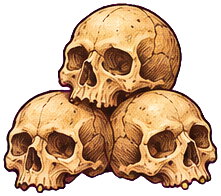
#> input picture godot/assets/awards/three_skulls.png, 221 x 196 px
$ python cut_parts.py ../../../godot/assets/awards/three_skulls.png ../../../godot/assets/awards/halves.png ../../../godot/assets/awards/flower_drop.png
#> lines starting #> are read from the running program, lines starting #| are printed output that depends on the picture
# Cuts the achievements screen sheets (gen_parts.sh, GPT on flat magenta) into pieces for the game.
#   python cut_parts.py <sheet.png> icons1|icons2|parts <out_dir>
# Every sheet is an even grid; each cell is trimmed to its picture (bits smaller than 0.4% of the cell are dropped).
import sys, os
import numpy as np
from PIL import Image

NAMES = {
    "icons1": ["three_skulls", "fire_maiden", "egg_needle", "pyrite", "casket", "nested",
               "halves", "oyster_moon", "butterfly", "mushrooms", "moss_stone", "star_crystal",
               "trilobite", "amber_fly", "obsidian", "flame", "flower_drop", "fern",
               "crowned_skull", "pearls", "fluorite", "adit", "serpent", "glow_stone"],
    "icons3": ["footsteps", "atlas_book", "twin_peaks", "odd_one", "own_rock", "moth",
               "overgrown", "glimpse", "night_watch", "snake_eyes", "kind_lizard", "kraken_eye",
               "lightning_rod", "lord_below", "domino", "lights_out", "conveyor", "overkill",
               "lazy", "unlucky", "old_gold", "pet_rock", "hoarder", "second"],
    "icons2": ["headframe", "scroll", "eye", "lizard", "tentacle", "lightning",
               "canary", "axe_crown", "hourglass", "rockfall", "keg", "flask",
               "hands", "bonfire", "crystal", "scales", "broken_heart", "cracked",
               "cage", "moon", "twins", "question", "book", "mask"],
    "icons4": ["bestiary", "feather", "beast_spirit", "maw", "fledged", "worked_out"],
    "icons5": ["paintbox", "pencils", "slice", "impostor", "fool_right", "old_friends", "midas", "matchmaker"],
    "icons6": ["rock_garden", "tiger_lily"],
    "icons7": ["cup", "medal"],
    "icons8": ["amber_wings", "amber_forest"],
    "icons9": ["sea_coral", "sea_star", "sea_shell", "sea_crab", "sea_swim", "sea_weed"],
    "icons10": ["sea_fish", "sea_ray"],
    "icons11": ["tsar_lamp", "tsar"],
    "icons12": ["duster", "duster_cloud"],
    "icons13": ["hunt_spit", "hunt_hand"],
    "icons14": ["mended", "mended_spare"],
    "parts": ["niche", "seal", "tab", "tab_on", "plate", "strip_hidden", "t_tales", "t_coll",
              "t_mines", "t_boss", "t_mastery", "t_secrets"],
}
GRID = {"icons1": (6, 4), "icons2": (6, 4), "icons3": (6, 4), "icons4": (3, 2), "icons5": (4, 2), "icons6": (2, 1), "icons7": (2, 1), "icons8": (2, 1), "icons9": (3, 2), "icons10": (2, 1), "icons11": (2, 1), "icons12": (2, 1), "icons13": (2, 1), "icons14": (2, 1), "parts": (4, 3)}

src, kind, out = sys.argv[1], sys.argv[2], sys.argv[3]
os.makedirs(out, exist_ok=True)
im = np.asarray(Image.open(src).convert("RGB")).astype(np.float32) / 255.0
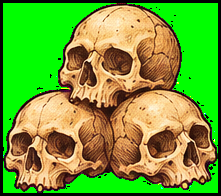
#> im: shape (196, 221, 3) float32; mean R, G, B 0.436, 0.636, 0.204
r, g, b = im[..., 0], im[..., 1], im[..., 2]
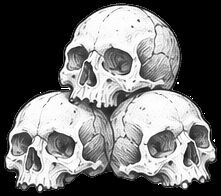
#> r: shape (196, 221) float32; min 0, max 1, mean 0.436
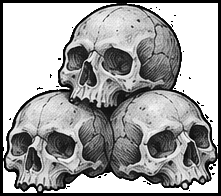
#> g: shape (196, 221) float32; min 0, max 1, mean 0.636
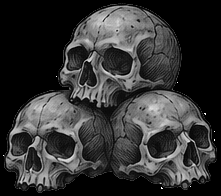
#> b: shape (196, 221) float32; min 0, max 0.996, mean 0.204
mag = np.clip((np.minimum(r, b) - g - 0.25) / 0.45, 0.0, 1.0)
#> mag: shape (196, 221) float32; every value is 0
alpha = 1.0 - mag
#> alpha: shape (196, 221) float32; every value is 1
a3 = np.maximum(alpha[..., None], 1e-3)
fg = np.clip((im - (1.0 - a3) * np.array([1.0, 0.0, 1.0])) / a3, 0.0, 1.0)
rgba = np.dstack([fg, alpha])
H, W = alpha.shape
#> H = 196; W = 221
#> (the run stopped early here; a loop or call above may not have finished)
